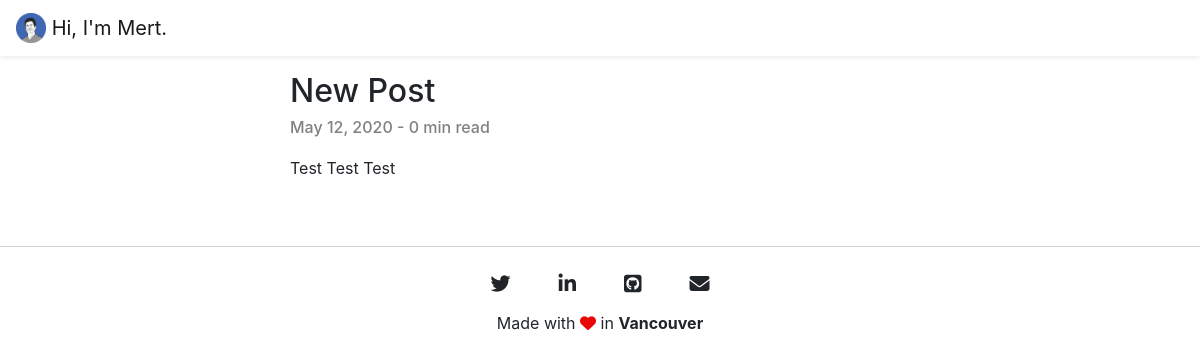
The page /blog/test-post/ on the database as committed earlier.
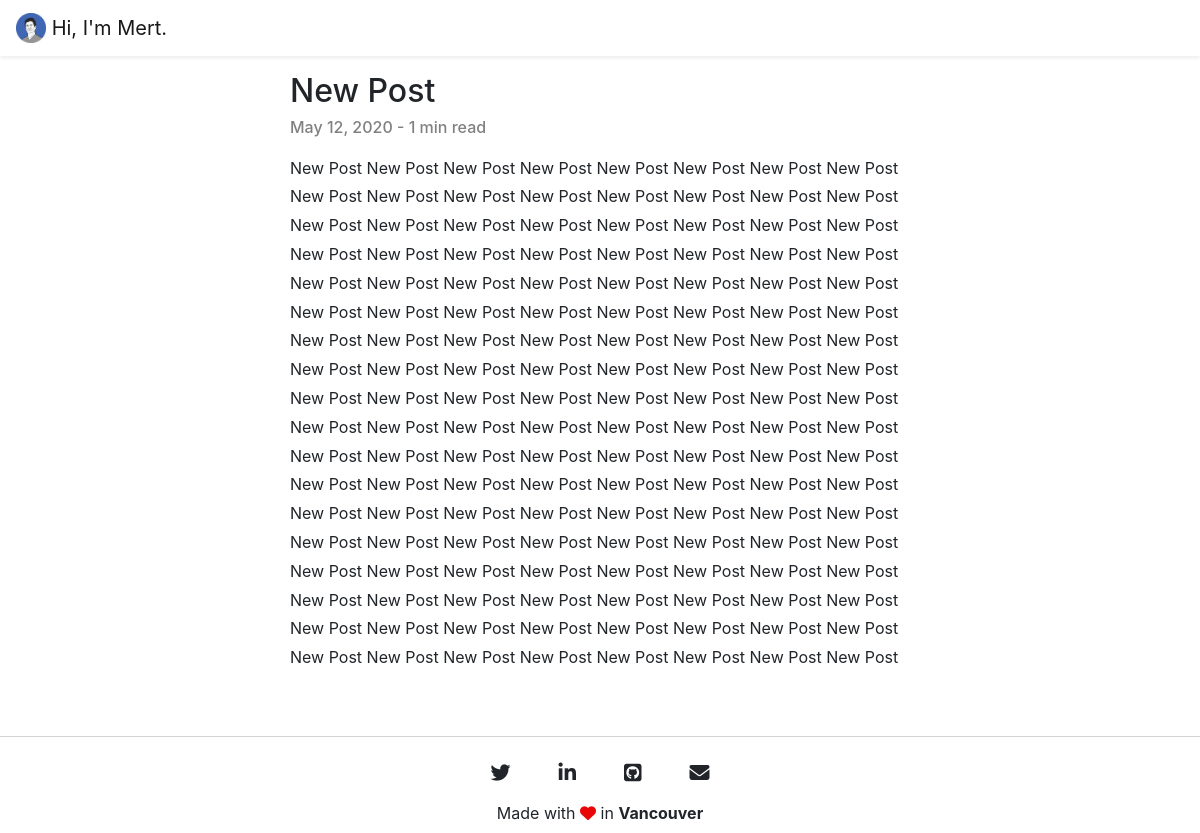
The same page on the database as committed later.
### blog/models.py (models this page shows, shortened)
class Post(models.Model):
    title = models.CharField(max_length=100)
    sub_title = models.CharField(max_length=200)
    slug = models.SlugField()
    content = models.TextField()
    created_on = models.DateTimeField(auto_now_add=True)
    status = models.IntegerField(choices=STATUS, default=0)
    class Meta:
        ordering = ['-created_on']
    @property
    def estimated_reading_time(self):
       word_count = len(self.content.split())
       reading_time = round(word_count/250)
       return reading_time

### blog/views.py (the view)
# urls.py: path('blog/<slug:slug>/', views.PostDetail.as_view(), name='post')
class PostDetail(generic.DetailView):
    model = Post
    template_name = 'post.html'

### blog/templates/post.html (shortened to what this page needs)
{% extends 'base.html' %}
{% block content %}
<div class="container mt-3 mx-auto" style="width: 680px;">
    <div class="container mb-3">
        <h2>{{object.title}}</h2>
        <h6 style="color:grey;"> {{object.created_on | date:'M d, Y'}} - {{object.estimated_reading_time}} min read</h6>
    </div>
    <div class="container">
        <p style="line-height: 1.8;">
            {{object.content}}
        </p>
    </div>
</div>
{% endblock %}

Rows that differ between the two databases and show on the page:
changed Post "New Post": estimated_reading_time "0" → "1"; content "Test Test Test" → "New Post New Post New Post New Post New Post New Post New Post New Post New Post New Post New Post New Post New Post New Post New Post New Post New Post New Post New Post New Post New Post New Post New Post New Post New Post New Post New Post New Post New Post New Post New Post New Post New Post New Post New Post New Post New Post New Post New Post New Post New Post New Post New Post New Post New Post New Post New Post New Post New Post New Post New Post New Post New Post New Post New Post New Post New Post New Post New Post New Post New Post New Post New Post New Post New Post New Post New Post New Post New Post New Post New Post New Post New Post New Post New Post New Post New Post New…"
